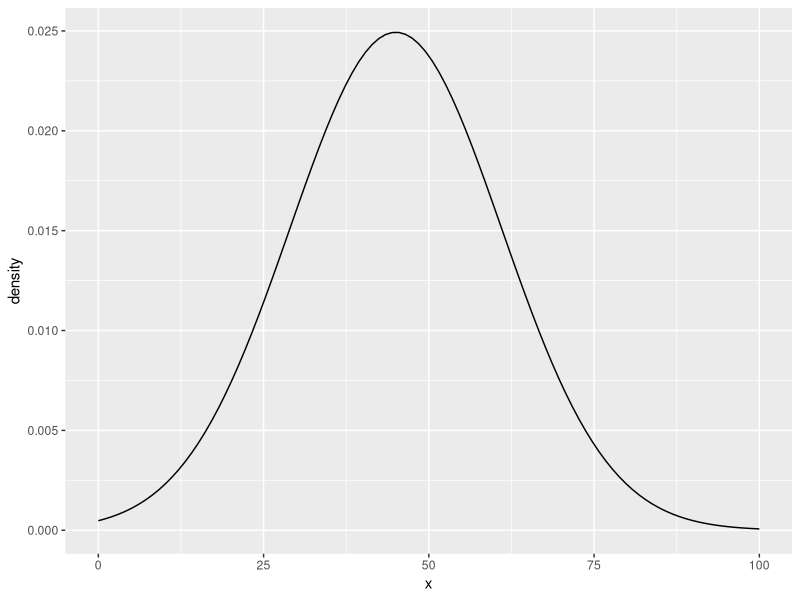
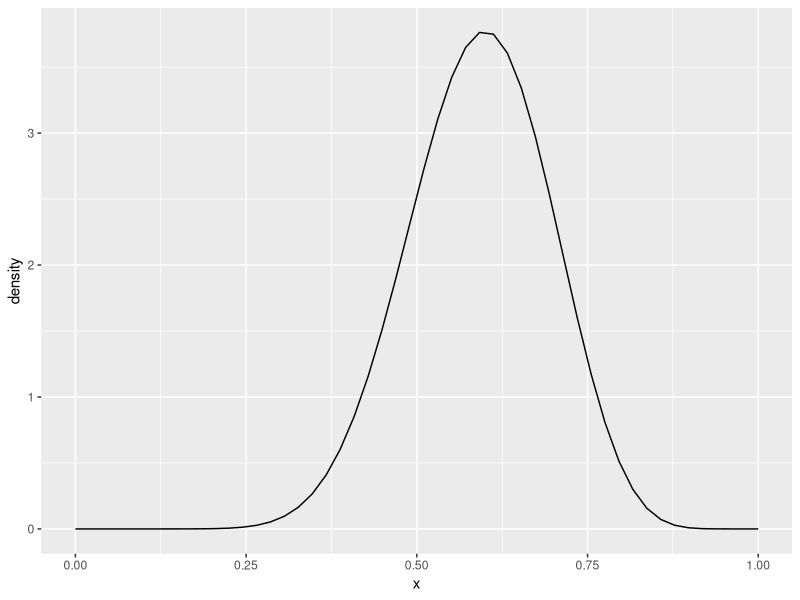

These charts were generated, in order, by the following R code:
# Learning how to plot PMFs and PDFs
# Week 1, Lecture 2

library(tidyverse)

## Normal Distribution

#1. Define the possible outcomes
foo <- tibble(
  x = seq(0, 100, length.out = 100)
)

#2. Choose our parameters
mu <- 45
sigma <- 16

#3. Calculate density
foo <- mutate(foo, density = dnorm(x, mean = mu, sd = sigma))

#4. Plot it
ggplot(foo, aes(x, density)) +
  geom_line()


## Attempting a Beta distribution

#1. Define the possible outcomes
pos <- tibble(
  x = seq(0, 1, length.out = 50) #sequence has to be between 0 and 1 in a Beta distribution!
)

#2. Choose our parameters.
# k = successes
k = 12
# n = number of trials
n = 20
# calculating alpha and beta
alpha = k + 1
beta = n - k + 1

#3. Calculate density
den <- mutate(pos, density = dbeta(x, shape1 = alpha, shape2 = beta))

#4. Plot it
ggplot(den, aes(x, density)) +
  geom_line()